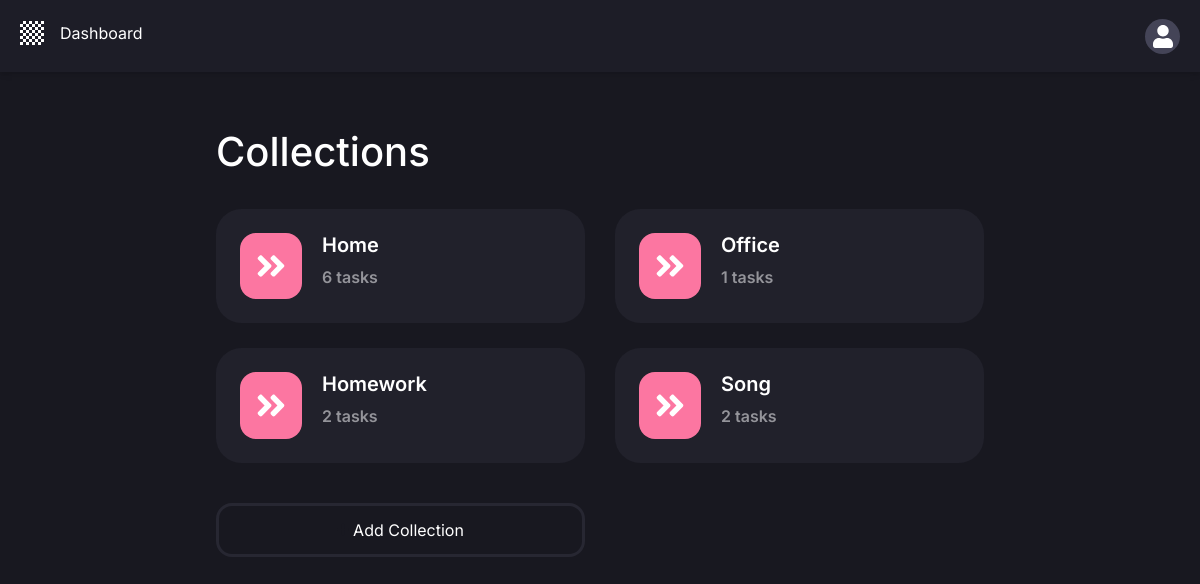
Page /dashboard/ (signed in) on the earlier database version.
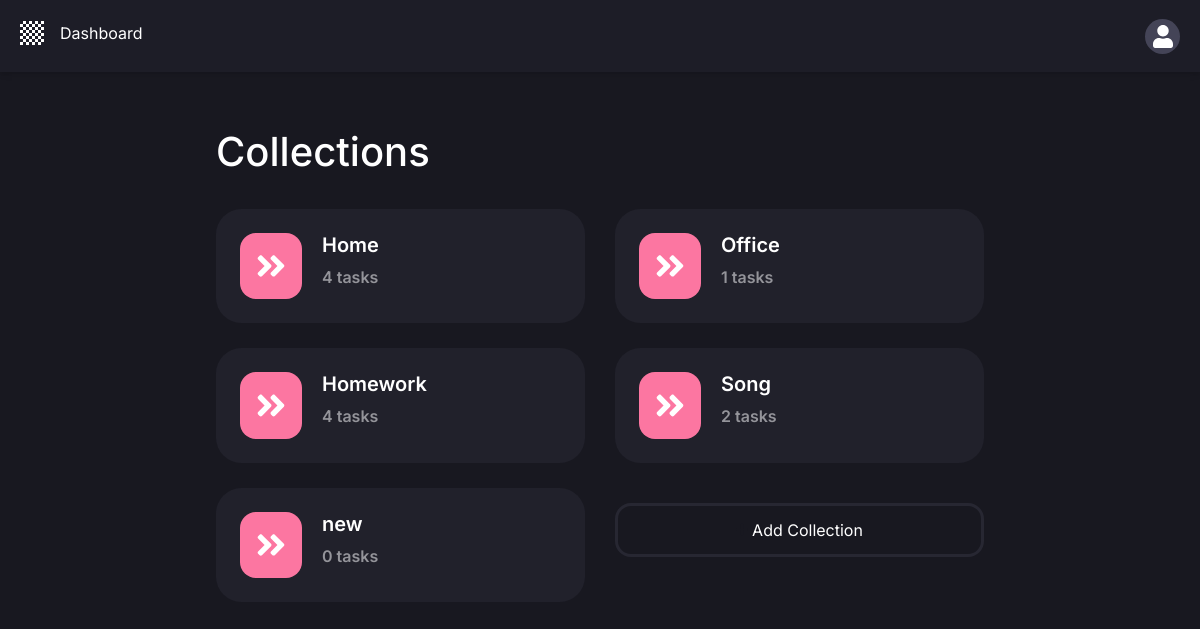
Same page on the later database version.
### todolist/models.py (models this page shows, shortened)
class Collection(models.Model):
    user = models.ForeignKey(User, on_delete=models.CASCADE, null=True, blank=True)
    collection_name = models.CharField(null=True, max_length=500)

### todolist/views.py (the view)
# urls.py: path('dashboard/', views.dashboard, name='dashboard'),
def dashboard(request, *args, **kwargs):
    newcollection = CollectionCreationForm()
    if request.method == 'POST':
        newcollection = CollectionCreationForm(request.POST)
        if newcollection.is_valid():
            newcollection.instance.user = request.user
            newcollection.save()
    collections = Collection.objects.filter(user=request.user).all()  # show data only login users
    context = {'collections': collections, 'newcollection': newcollection}
    return render(request, 'dashboard.html', context)

### Templates/dashboard.html (shortened to what this page needs)
{% extends 'dashboard_base.html' %}
{% load static %}
{% block content %}
    <section class="collection">
        <h1>Collections</h1>
        <div class="row">
            {% for collection in collections %}
                <div class="col-6">
                    <div class="collection-item-wrapper">
                        <a href="{% url 'single_collection' collection.id %}" class="collection-item">
                            <div class="collection-item-icon">
                                <img src="{% static 'images/right-arrow.svg' %}"
                                     class="d-inline-block align-top" alt="">
                            </div>
                            <div class="collection-item-content">
                                <h2>{{ collection.collection_name }}</h2>
                                <p>{{ collection.task_set.all.count }} tasks</p>
                            </div>
                        </a>
                    </div>
                </div>
            {% endfor %}
            <div class="col-6">
                <button class="add-collection" data-toggle="modal" data-target="#collectionCreateModal">
                <img src="{% static 'images/plus.svg' %}"
                     class="d-inline-block align-top" alt="">
                <span>Add Collection</span>
            </button>
            </div>
        </div>
    </section>
{% endblock %}

### Templates/dashboard_base.html (shortened to what this page needs)
<!doctype html>
<html lang="en">
{% load static %}
<head>
    <link rel="stylesheet" href="https://maxcdn.bootstrapcdn.com/bootstrap/4.0.0/css/bootstrap.min.css"
>
    <link rel="stylesheet" href="{% static '/css/main.css' %}">
</head>
<body>
<header>
    <nav class="navbar dsshboard_nav">
        <div class="nav-left-menu">
            <a class="navbar-brand" href="{% url 'home' %}">
                <img src="{% static 'images/dashboard_logo.svg' %}"
                     class="d-inline-block align-top" alt="">
            </a>
            <a href="#" class="features">Dashboard</a>
        </div>
        <div class="nav-right-menu" onclick="infoFunction()">
            <a href="#" class="nav-right-icon-wrapper">
                <img src="{% static 'images/user.svg' %}"
                     class="d-inline-block align-top" alt="">
            </a>
        </div>
    </nav>
</header>
{% block content %}
{% endblock %}
</body>
</html>

### static/css/main.css (style rules this page uses)
body { background: #181820; font-family: 'Inter', sans-serif; line-height: 1.5; width: 100%; overflow-x: hidden; color: white; }
.navbar { padding: 40px 0px; align-items: center !important; }
.navbar a { text-decoration: none; color: white; }
.navbar .nav-left-menu { display: flex; }
.navbar .nav-left-menu .features { margin-left: 40px; padding: 16px; font-size: 16px; border-bottom: 2px solid #181820; }
header { position: relative; }
.dsshboard_nav { background: #1D1D27; padding: 0 20px; box-shadow: 0 4px 6px -1px rgba(0, 0, 0, 0.1), 0 2px 4px -1px rgba(0, 0, 0, 0.06); margin-bottom: 56px; }
.dsshboard_nav .nav-left-menu { align-items: center; padding: 16px 0; }
.dsshboard_nav .nav-left-menu .navbar-brand img { width: 24px; height: 24px; }
.dsshboard_nav .nav-left-menu .features { margin-left: 0; padding: 0; padding-bottom: 6px; border-bottom: 0; }
.dsshboard_nav .nav-right-menu .nav-right-icon-wrapper { width: 35px; height: 35px; border-radius: 50%; background: #444457; display: flex; align-items: inherit; justify-content: center; }
.dsshboard_nav .nav-right-menu .nav-right-icon-wrapper img { width: 20px; }
.collection { margin: auto; max-width: 768px; }
.collection .collection-item-wrapper { margin-top: 25px; }
.collection .collection-item-wrapper .collection-item { background: #21212B; display: flex; align-items: flex-start; border-radius: 25.5px; padding: 24px; text-decoration: none; }
.collection .collection-item-wrapper .collection-item .collection-item-icon { padding: 16px; border-radius: 16px; background: #FC76A1; display: flex; margin-right: 20px; }
.collection .collection-item-wrapper .collection-item .collection-item-icon img { width: 30px; }
.collection .collection-item-wrapper .collection-item .collection-item-content h2 { font-size: 20px; font-weight: 600; color: white; }
.collection .collection-item-wrapper .collection-item .collection-item-content p { font-size: 16px; color: #94949A; font-weight: 600; margin-bottom: 0; }
.collection .add-collection { width: 100%; padding: 12px 24px; border: 3px solid #272732; background: #181820; border-radius: 16px; display: flex; align-items: center; justify-content: center; color: white; margin-top: 40px; cursor: pointer; }
.collection .add-collection img { width: 12px; margin-right: 4px; }

Differences in the rows shown:
computed for Collection "Home": task_set.all.count "6" → "4"
computed for Collection "Homework": task_set.all.count "2" → "4"
added Collection: collection_name "new", task_set.all.count "0"
